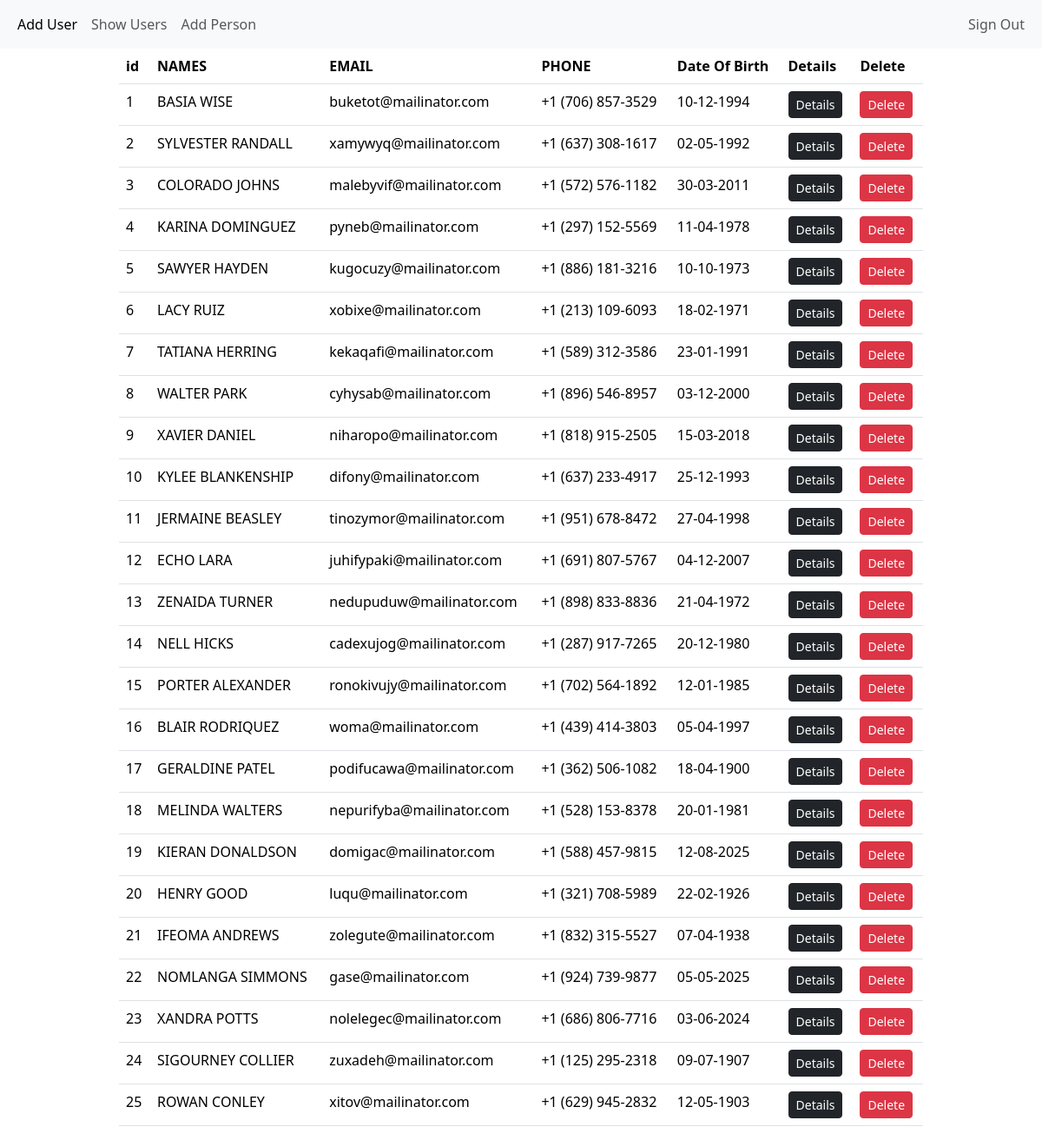
Page /people (signed in) on the earlier database version.
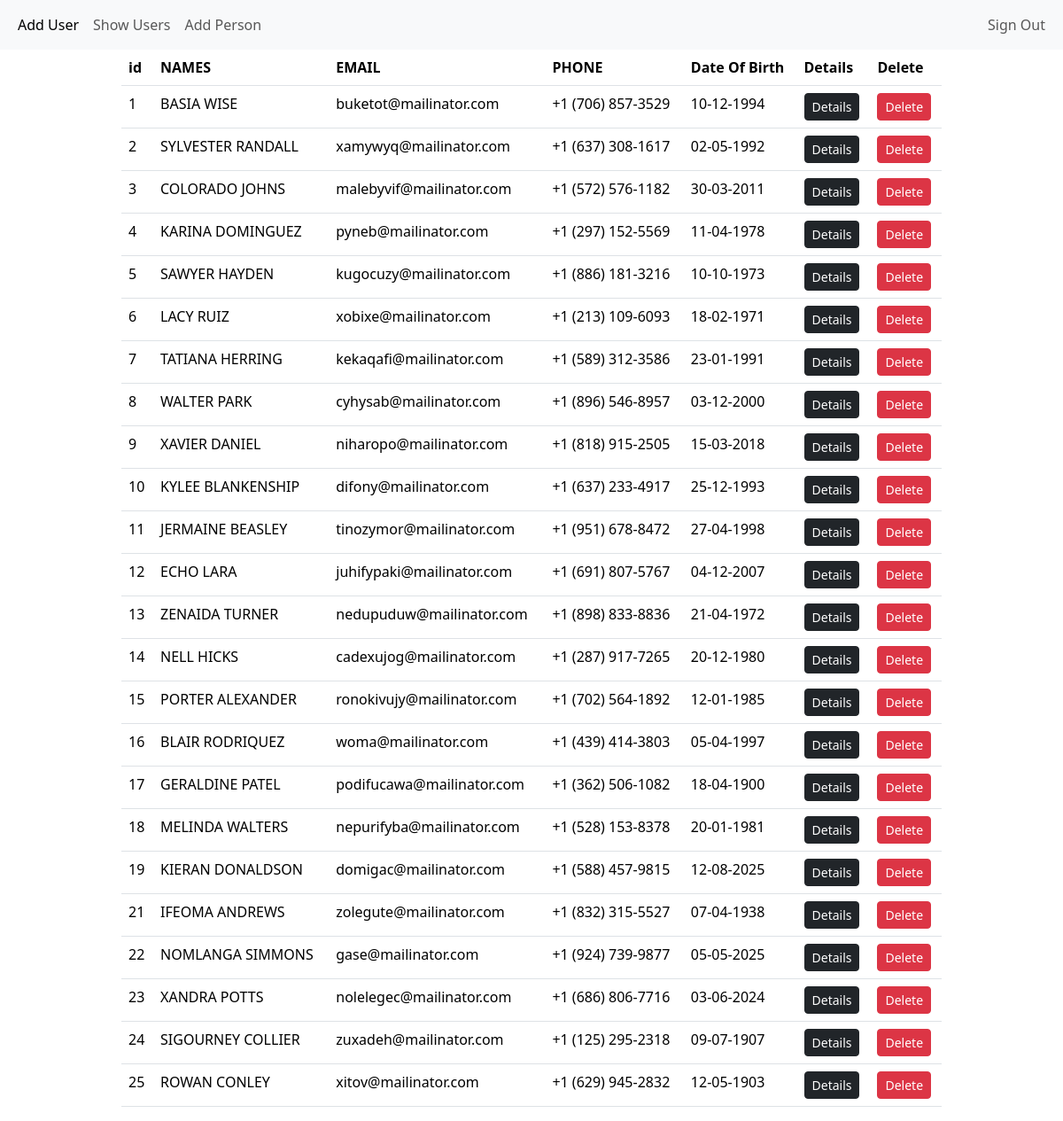
Same page on the later database version.
### app_101/models.py (models this page shows)
class Person(models.Model):
    id = models.AutoField(primary_key=True)
    name = models.CharField(max_length=50)
    email = models.EmailField(max_length=50, unique=True)
    phone = models.CharField(max_length=20, unique=True)
    dob = models.DateField()
    weight = models.IntegerField(default=0)
    height = models.FloatField(default=1.6)
    gender = models.CharField(max_length=10, default="Male")
    salary=models.IntegerField(default=0)
    profile_pic=models.ImageField(upload_to="profile_pics", default="profile_pics/default.jpg")
    class Meta:
        db_table = 'people'

### app_101/views.py (the view)
# urls.py: path('people', views.people, name='people-page'),
@login_required
def people(request):
    data = Person.objects.all()
    return render(request, 'list.html', {'data': data})

### templates/list.html (shortened to what this page needs)
{% extends "master.html" %}
{% block content %}
<div class="container">
    <div class="row justify-content-center">
        <div class="col-sm-10">
            <table class="table" id="table">
                <thead>
                <tr>
                    <th>id</th>
                    <th>NAMES</th>
                    <th>EMAIL</th>
                    <th>PHONE</th>
                    <th>Date Of Birth</th>
                    <th>Details</th>
                    <th>Delete</th>
                </tr>
                <thead>
                <tbody>
                {% for person in data %}
                    <tr>
                        <td>{{ person.id }}</td>
                        <td>{{ person.name |upper }}</td>
                        <td>{{ person.email }}</td>
                        <td>{{ person.phone }}</td>
                        <td>{{ person.dob |date:"d-m-Y" }}</td>
                    <td><a href="details/{{ person.id }}" class="btn btn-sm btn-dark">Details</a>
                    </td>
                    <td><a href="delete/{{ person.id }}" class="btn btn-sm btn-danger">Delete</a>
                    </td>
                    </tr>
                {% endfor %}
                </tbody>
            </table>
        </div>
    </div>
</div>
{% endblock %}

Differences in the rows shown:
removed Person: id "20", name "HENRY GOOD", email "luqu@mailinator.com", phone "+1 (321) 708-5989", dob "22-02-1926"
